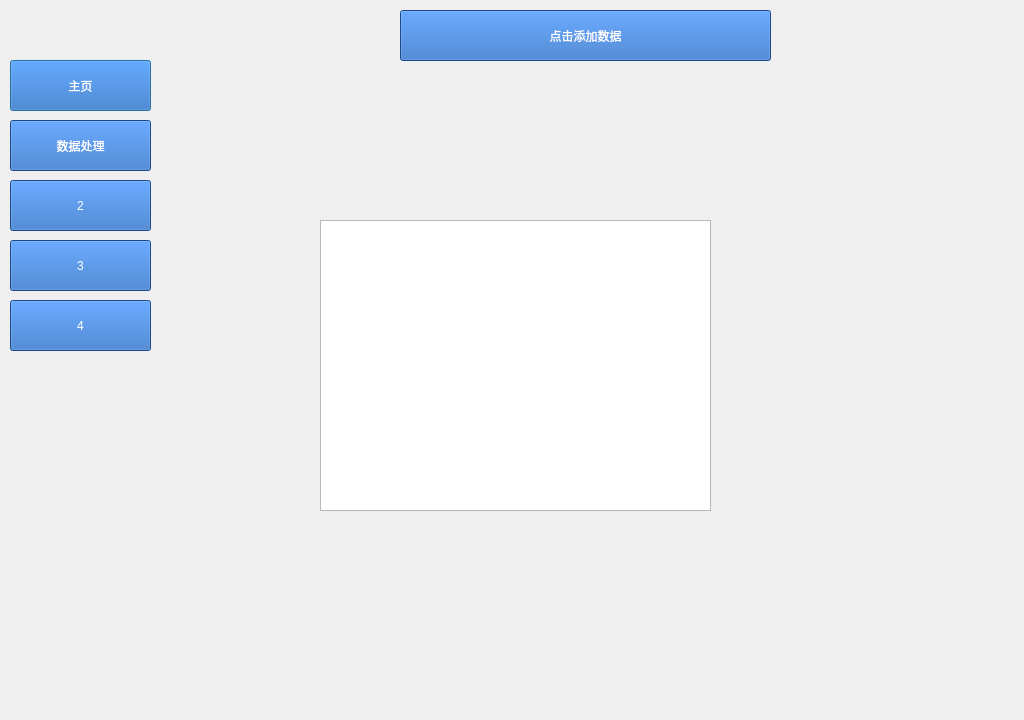
<?xml version="1.0" encoding="UTF-8"?>
<ui version="4.0">
 <class>Dialog</class>
 <widget class="QDialog" name="Dialog">
  <property name="geometry">
   <rect>
    <x>0</x>
    <y>0</y>
    <width>1024</width>
    <height>720</height>
   </rect>
  </property>
  <property name="windowTitle">
   <string>Dialog</string>
  </property>
  <widget class="QPushButton" name="pushButton">
   <property name="geometry">
    <rect>
     <x>10</x>
     <y>60</y>
     <width>141</width>
     <height>51</height>
    </rect>
   </property>
   <property name="layoutDirection">
    <enum>Qt::LeftToRight</enum>
   </property>
   <property name="styleSheet">
    <string notr="true">background-color:rgb(38, 104, 191);
color:rgb(255, 255, 255);
font: 14pt &quot;等线&quot;;

</string>
   </property>
   <property name="text">
    <string>主页</string>
   </property>
  </widget>
  <widget class="QStackedWidget" name="stackedWidget">
   <property name="geometry">
    <rect>
     <x>160</x>
     <y>0</y>
     <width>801</width>
     <height>720</height>
    </rect>
   </property>
   <property name="currentIndex">
    <number>1</number>
   </property>
   <widget class="QWidget" name="page_0"/>
   <widget class="QWidget" name="page_1">
    <widget class="QPushButton" name="pushButton_3">
     <property name="geometry">
      <rect>
       <x>240</x>
       <y>10</y>
       <width>371</width>
       <height>51</height>
      </rect>
     </property>
     <property name="layoutDirection">
      <enum>Qt::LeftToRight</enum>
     </property>
     <property name="styleSheet">
      <string notr="true">background-color:rgb(38, 104, 191);
color:rgb(255, 255, 255);
font: 14pt &quot;等线&quot;;

</string>
     </property>
     <property name="text">
      <string>点击添加数据</string>
     </property>
    </widget>
    <widget class="QTableWidget" name="tableWidget">
     <property name="geometry">
      <rect>
       <x>160</x>
       <y>220</y>
       <width>391</width>
       <height>291</height>
      </rect>
     </property>
    </widget>
   </widget>
   <widget class="QWidget" name="page_2"/>
   <widget class="QWidget" name="page_3"/>
   <widget class="QWidget" name="page_4"/>
  </widget>
  <widget class="QPushButton" name="pushButton_2">
   <property name="geometry">
    <rect>
     <x>10</x>
     <y>120</y>
     <width>141</width>
     <height>51</height>
    </rect>
   </property>
   <property name="layoutDirection">
    <enum>Qt::LeftToRight</enum>
   </property>
   <property name="styleSheet">
    <string notr="true">background-color:rgb(38, 104, 191);
color:rgb(255, 255, 255);
font: 14pt &quot;等线&quot;;

</string>
   </property>
   <property name="text">
    <string>数据处理</string>
   </property>
  </widget>
  <widget class="QPushButton" name="pushButton_4">
   <property name="geometry">
    <rect>
     <x>10</x>
     <y>180</y>
     <width>141</width>
     <height>51</height>
    </rect>
   </property>
   <property name="layoutDirection">
    <enum>Qt::LeftToRight</enum>
   </property>
   <property name="styleSheet">
    <string notr="true">background-color:rgb(38, 104, 191);
color:rgb(255, 255, 255);
font: 14pt &quot;等线&quot;;

</string>
   </property>
   <property name="text">
    <string>2</string>
   </property>
  </widget>
  <widget class="QPushButton" name="pushButton_5">
   <property name="geometry">
    <rect>
     <x>10</x>
     <y>240</y>
     <width>141</width>
     <height>51</height>
    </rect>
   </property>
   <property name="layoutDirection">
    <enum>Qt::LeftToRight</enum>
   </property>
   <property name="styleSheet">
    <string notr="true">background-color:rgb(38, 104, 191);
color:rgb(255, 255, 255);
font: 14pt &quot;等线&quot;;

</string>
   </property>
   <property name="text">
    <string>3</string>
   </property>
  </widget>
  <widget class="QPushButton" name="pushButton_6">
   <property name="geometry">
    <rect>
     <x>10</x>
     <y>300</y>
     <width>141</width>
     <height>51</height>
    </rect>
   </property>
   <property name="layoutDirection">
    <enum>Qt::LeftToRight</enum>
   </property>
   <property name="styleSheet">
    <string notr="true">background-color:rgb(38, 104, 191);
color:rgb(255, 255, 255);
font: 14pt &quot;等线&quot;;

</string>
   </property>
   <property name="text">
    <string>4</string>
   </property>
  </widget>
 </widget>
 <resources/>
 <connections>
  <connection>
   <sender>pushButton</sender>
   <signal>clicked()</signal>
   <receiver>Dialog</receiver>
   <slot>click_index_0()</slot>
   <hints>
    <hint type="sourcelabel">
     <x>85</x>
     <y>78</y>
    </hint>
    <hint type="destinationlabel">
     <x>90</x>
     <y>32</y>
    </hint>
   </hints>
  </connection>
  <connection>
   <sender>pushButton_2</sender>
   <signal>clicked()</signal>
   <receiver>Dialog</receiver>
   <slot>click_index_1()</slot>
   <hints>
    <hint type="sourcelabel">
     <x>127</x>
     <y>134</y>
    </hint>
    <hint type="destinationlabel">
     <x>3</x>
     <y>142</y>
    </hint>
   </hints>
  </connection>
  <connection>
   <sender>pushButton_4</sender>
   <signal>clicked()</signal>
   <receiver>Dialog</receiver>
   <slot>click_index_2()</slot>
   <hints>
    <hint type="sourcelabel">
     <x>74</x>
     <y>210</y>
    </hint>
    <hint type="destinationlabel">
     <x>-1</x>
     <y>207</y>
    </hint>
   </hints>
  </connection>
  <connection>
   <sender>pushButton_5</sender>
   <signal>clicked()</signal>
   <receiver>Dialog</receiver>
   <slot>click_index_3()</slot>
   <hints>
    <hint type="sourcelabel">
     <x>91</x>
     <y>270</y>
    </hint>
    <hint type="destinationlabel">
     <x>6</x>
     <y>263</y>
    </hint>
   </hints>
  </connection>
  <connection>
   <sender>pushButton_6</sender>
   <signal>clicked()</signal>
   <receiver>Dialog</receiver>
   <slot>click_index_4()</slot>
   <hints>
    <hint type="sourcelabel">
     <x>48</x>
     <y>326</y>
    </hint>
    <hint type="destinationlabel">
     <x>3</x>
     <y>318</y>
    </hint>
   </hints>
  </connection>
  <connection>
   <sender>pushButton_3</sender>
   <signal>clicked()</signal>
   <receiver>Dialog</receiver>
   <slot>addcsv()</slot>
   <hints>
    <hint type="sourcelabel">
     <x>461</x>
     <y>36</y>
    </hint>
    <hint type="destinationlabel">
     <x>1019</x>
     <y>45</y>
    </hint>
   </hints>
  </connection>
 </connections>
 <slots>
  <slot>click_index_0()</slot>
  <slot>click_index_1()</slot>
  <slot>click_index_2()</slot>
  <slot>click_index_3()</slot>
  <slot>click_index_4()</slot>
  <slot>addcsv()</slot>
 </slots>
</ui>
